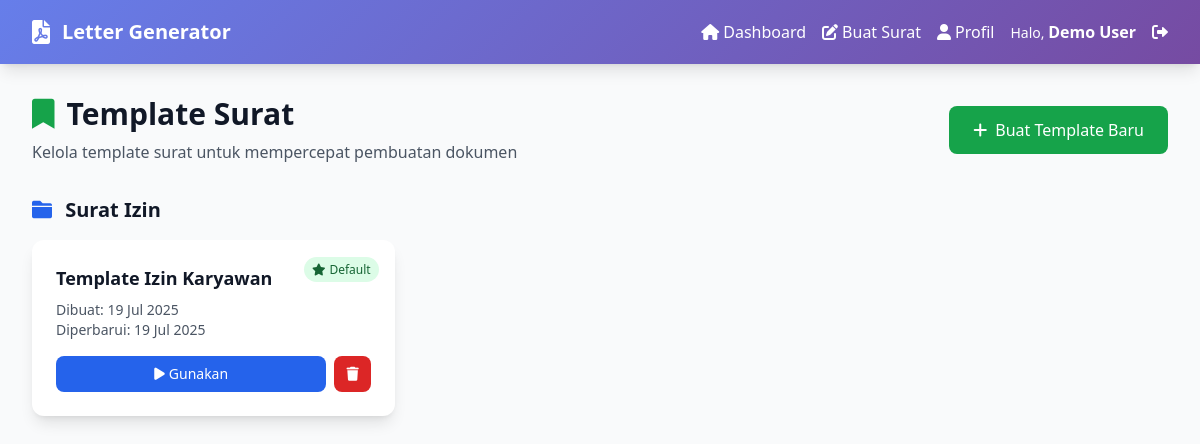
The page /templates.php (signed in) on the database its author committed.
### tables this page shows
CREATE TABLE saved_templates (
    id INT AUTO_INCREMENT PRIMARY KEY,
    user_id INT NOT NULL,
    template_type ENUM('pernyataan', 'izin', 'kuasa') NOT NULL,
    template_name VARCHAR(100) NOT NULL,
    template_data JSON NOT NULL,
    is_default BOOLEAN DEFAULT FALSE,
    created_at TIMESTAMP DEFAULT CURRENT_TIMESTAMP,
    updated_at TIMESTAMP DEFAULT CURRENT_TIMESTAMP ON UPDATE CURRENT_TIMESTAMP,
    FOREIGN KEY (user_id) REFERENCES users(id) ON DELETE CASCADE
);

### classes/User.php (called while the page is built, shortened)
<?php
class User
{
    public static function isLoggedIn()
    {
        return isset($_SESSION['logged_in']) && $_SESSION['logged_in'] === true;
    }
    public static function getCurrentUser()
    {
        return [
            'id' => $_SESSION['user_id'] ?? null,
            'username' => $_SESSION['username'] ?? null,
            'email' => $_SESSION['email'] ?? null,
            'full_name' => $_SESSION['full_name'] ?? null
        ];
    }
}

### templates.php (the view, shortened to what this page needs)
<?php
require_once 'classes/User.php';
$current_user = User::getCurrentUser();
try {
    $database = new Database();
    $conn = $database->getConnection();
    $stmt = $conn->prepare("
        SELECT * FROM saved_templates
        WHERE user_id = ?
        ORDER BY is_default DESC, template_type, template_name
    ");
    $stmt->execute([$current_user['id']]);
    $templates = $stmt->fetchAll();
    $grouped_templates = [];
    foreach ($templates as $template) {
        $grouped_templates[$template['template_type']][] = $template;
    }
} catch (Exception $e) {
    $templates = [];
    $grouped_templates = [];
}
?>
<!DOCTYPE html>
<html lang="id">
<head>
    <script src="https://cdn.tailwindcss.com"></script>
    <link href="https://cdnjs.cloudflare.com/ajax/libs/font-awesome/6.0.0/css/all.min.css" rel="stylesheet">
</head>
<body class="bg-gray-50 min-h-screen">
    <nav class="gradient-bg shadow-lg">
        <div class="max-w-7xl mx-auto px-4 sm:px-6 lg:px-8">
            <div class="flex justify-between h-16">
                <div class="flex items-center">
                    <a href="dashboard.php" class="flex-shrink-0 flex items-center">
                        <i class="fas fa-file-pdf text-2xl text-white mr-3"></i>
                        <span class="text-white text-xl font-bold">Letter Generator</span>
                    </a>
                </div>
                <div class="flex items-center space-x-4">
                    <a href="dashboard.php" class="text-white hover:text-blue-200 transition-colors">
                        <i class="fas fa-home mr-1"></i>Dashboard
                    </a>
                    <a href="app.php" class="text-white hover:text-blue-200 transition-colors">
                        <i class="fas fa-edit mr-1"></i>Buat Surat
                    </a>
                    <a href="profile.php" class="text-white hover:text-blue-200 transition-colors">
                        <i class="fas fa-user mr-1"></i>Profil
                    </a>
                    <div class="text-white">
                        <span class="text-sm">Halo, </span>
                        <span class="font-semibold"><?php echo htmlspecialchars($current_user['full_name']); ?></span>
                    </div>
                    <a href="dashboard.php?action=logout" class="text-white hover:text-red-200 transition-colors">
                        <i class="fas fa-sign-out-alt"></i>
                    </a>
                </div>
            </div>
        </div>
    </nav>
    <div class="max-w-7xl mx-auto py-8 px-4 sm:px-6 lg:px-8">
        <div class="flex justify-between items-center mb-8">
            <div>
                <h1 class="text-3xl font-bold text-gray-900">
                    <i class="fas fa-bookmark mr-3 text-green-600"></i>Template Surat
                </h1>
                <p class="text-gray-600 mt-2">Kelola template surat untuk mempercepat pembuatan dokumen</p>
            </div>
            <button onclick="showCreateModal()" class="bg-green-600 text-white px-6 py-3 rounded-lg hover:bg-green-700 transition-colors">
                <i class="fas fa-plus mr-2"></i>Buat Template Baru
            </button>
        </div>
        <?php if (!empty($grouped_templates)): ?>
            <?php foreach ($grouped_templates as $type => $type_templates): ?>
                <div class="mb-8">
                    <h2 class="text-xl font-semibold text-gray-900 mb-4">
                        <i class="fas fa-folder mr-2 text-blue-600"></i>
                        <?php
                        echo $type === 'pernyataan' ? 'Surat Pernyataan' : ($type === 'izin' ? 'Surat Izin' : 'Surat Kuasa');
                        ?>
                    </h2>
                    <div class="grid md:grid-cols-2 lg:grid-cols-3 gap-6">
                        <?php foreach ($type_templates as $template): ?>
                            <div class="template-card bg-white rounded-xl shadow-lg p-6 relative">
                                <?php if ($template['is_default']): ?>
                                    <div class="absolute top-4 right-4">
                                        <span class="bg-green-100 text-green-800 text-xs font-medium px-2 py-1 rounded-full">
                                            <i class="fas fa-star mr-1"></i>Default
                                        </span>
                                    </div>
                                <?php endif; ?>
                                <div class="mb-4">
                                    <h3 class="text-lg font-semibold text-gray-900 mb-2">
                                        <?php echo htmlspecialchars($template['template_name']); ?>
                                    </h3>
                                    <p class="text-sm text-gray-600">
                                        Dibuat: <?php echo date('d M Y', strtotime($template['created_at'])); ?>
                                    </p>
                                    <p class="text-sm text-gray-600">
                                        Diperbarui: <?php echo date('d M Y', strtotime($template['updated_at'])); ?>
                                    </p>
                                </div>
                                <div class="flex space-x-2">
                                    <button onclick="useTemplate(<?php echo $template['id']; ?>)"
                                        class="flex-1 bg-blue-600 text-white py-2 px-3 rounded-lg hover:bg-blue-700 transition-colors text-sm">
                                        <i class="fas fa-play mr-1"></i>Gunakan
                                    </button>
                                    <button onclick="deleteTemplate(<?php echo $template['id']; ?>)"
                                        class="bg-red-600 text-white py-2 px-3 rounded-lg hover:bg-red-700 transition-colors text-sm">
                                        <i class="fas fa-trash"></i>
                                    </button>
                                </div>
                            </div>
                        <?php endforeach; ?>
                    </div>
                </div>
            <?php endforeach; ?>
        <?php endif; ?>
    </div>
</body>
</html>

### templates.php (style rules this page uses)
.gradient-bg { background: linear-gradient(135deg, #667eea 0%, #764ba2 100%); }
.template-card { transition: all 0.3s ease; }

### rows shown on the page
saved_templates: is_default 1 (drawn), template_name "Template Izin Karyawan", created_at "19 Jul 2025", updated_at "19 Jul 2025"

### other values the page prints
$current_user['full_name'] "Demo User"
